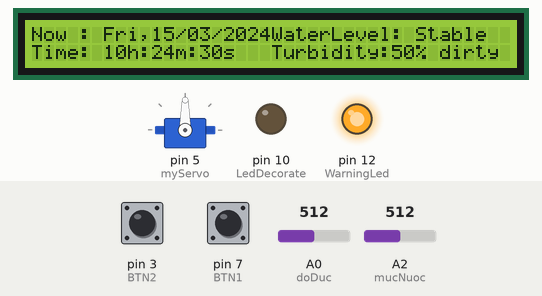
Recording of a sketch running on a simulated Arduino Uno, built with avr-gcc and run on an emulated ATmega328P. Parts: 40×2 character LCD, servo, output pins drawn as LEDs (lit = HIGH). Dashed ring = blinking. The inputs (shaded band) are chosen by the test bench; at power-on: A0 (doDuc) = 512, A2 (mucNuoc) = 512, pin 3 (BTN2) LOW, pin 7 (BTN1) LOW. The local clock reads 2024-03-15 10:24:30 at power-on unless the sketch sets it; what the sketch prints to the serial monitor is not drawn.

Above: at 1.2 s.
1.3 s: A0 (doDuc) set to 109
At 3.0 s:
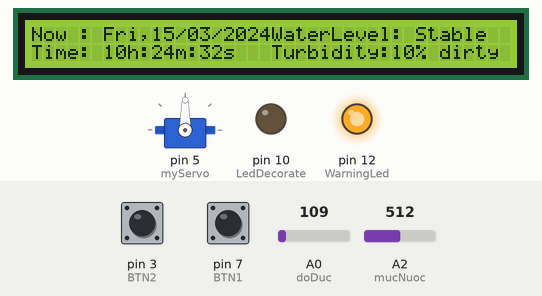
4.0 s: A0 (doDuc) set to 97
At 7.0 s:
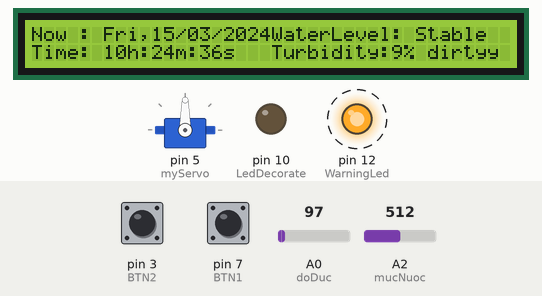
7.2 s: A2 (mucNuoc) set to 108
10.4 s: A2 (mucNuoc) set to 93
At 13.4 s:
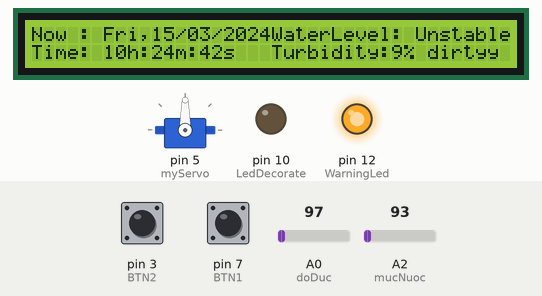
13.6 s: A2 (mucNuoc) set to 110
At 16.7 s:
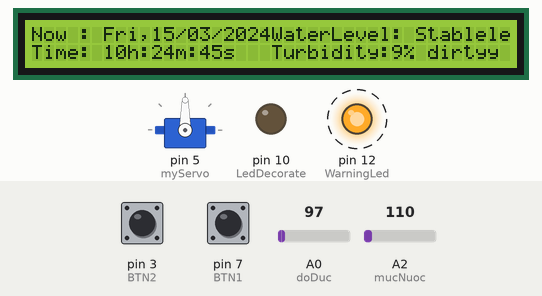
16.8 s: A0 (doDuc) set to 594
At 19.8 s:
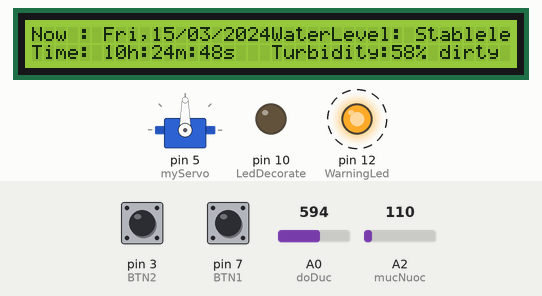
20.0 s: A0 (doDuc) set to 619
At 21.5 s:
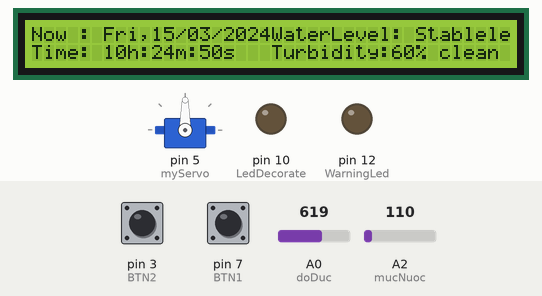
Timing chart, 0 to 23.0 s (numbered marks = the images above; inputs shaded):
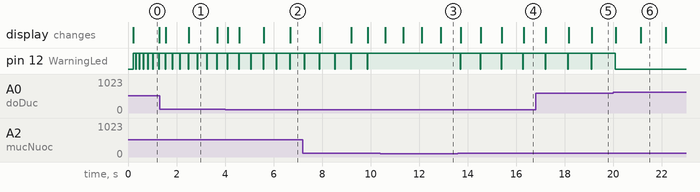

Measured:
- the behaviour switches between 103 and 102 on A0 (doDuc) (found by bisection; images 1 and 2)
- the behaviour switches between 101 and 100 on A2 (mucNuoc) (found by bisection; images 2 and 3)
- the behaviour switches between 603 and 604 on A0 (doDuc) (found by bisection; images 5 and 6)
- after the input at 4.0 s, the display: first changes after 0.12 s (image 2 shows a later state)
- after the input at 10.4 s, pin 12 (WarningLed): stops changing and stays HIGH; the display: first changes after 0.21 s (image 3 shows a later state)
- after the input at 13.6 s, pin 12 (WarningLed): alternates HIGH for 0.84 s and LOW for 0.02 s, starting after 0.09 s; the display: first changes after 0.11 s (image 4 shows a later state)
- after the input at 16.8 s, the display: first changes after 0.42 s (image 5 shows a later state)
- after the input at 20.0 s, pin 12 (WarningLed): goes on until 20.1 s, then stays LOW; the display: first changes after 0.11 s (image 6 shows a later state)

The sketch:

code.ino
```cpp
//khai báo thư viện cho màn hình led LCD I2C và module thời gian thực DS3231
#include "RTClib.h"
#include <LiquidCrystal_I2C.h>
#include <Wire.h>
#include <Servo.h>

RTC_DS3231 rtc; //tạo biến rtc có kiểu dữ liệu là RTC_DS3231

LiquidCrystal_I2C lcd(0x27, 40, 2); //thiết lập biến lcd có kiểu dữ liệu là LiquidCrystal_I2C. thiết lập địa chỉ LCD là 0x27
                                    //thiết lập loại LCD sử dụng là LCD 40x2

Servo myServo; //tạo một biến myServo có kiểu dữ liệu là Servo

bool temp2 = false;

int BTN1 = 7; //tạo nút nhất cho ăn tại chân D7 của Arduino

int mucNuoc = A2; //tạo biến đọc dữ liệu từ cảm biến mực chất lỏng

int doDuc = A0; //tạo biến đọc dữ liệu từ cảm biến độ đục

int WarningLed = 12; //led cảnh báo cho chân D4

//tạo biến btn vào led để trang trí
int BTN2 = 3;
int LedDecorate = 10;

//thiết lập mảng nhằm tạo biến cho các thứ trong tuần
char daysOfTheWeek[7][12] = {"Sun", "Mon", "Tue", "Wed", "Thu", "Fri", "Sat"};

//khai báo các biến chưa ngày giờ
int Days;
int Months;
int Years;
int Seconds;
int Minutes;
int Hours;

String DayOfWeek; //biến chứa chuỗi ngày trong tuần
String NowDate; //biến chứa chuỗi ngày tháng năm
String NowTime; //biên chứa chuỗi giờ phút giây

void SetRTC_Time() //hàm khởi tạo RTC cho DS3231
{
    //khởi động RTC in DS3231
    rtc.begin();
    Serial.println("\n* * * * * * RTC * * * * * *");

    //hàm check xem DS3231 đã kết nối với Arduino chưa
    Serial.print ("Is RTC Operating (Waiting!!!) :  ");
      if(!rtc.begin())
      {
          Serial.println("Could't fine RTC");
          while(1);
      }
      else
      {
          Serial.println("Connected Success :)");
          Serial.println("");
      }

      //check xem pin từ DS3231 có bị mất hay hết pin, nếu bị thì cần cập nhật lại thời gian
      if(rtc.lostPower())
      {
          Serial.print("RTC lost power or pin is out of date, lets set the time!!!");
          rtc.adjust(DateTime(F(__DATE__), F(__TIME__)));
          // for example to set January 27 2017 at 12:56 you would call:
          // rtc.adjust(DateTime(2017, 1, 27, 12, 56, 0));
      }
}

void readTimeRTC_PrintLCD()
{
    DateTime now = rtc.now();
    //lcd.clear();
    Days = now.day();
    Months = now.month();
    Years = now.year();
    Seconds = now.second();
    Hours = now.hour();
    Minutes = now.minute();
    DayOfWeek = daysOfTheWeek[now.dayOfTheWeek()];

    NowDate = NowDate + DayOfWeek + ","+ Days + "/" + Months + "/" + Years ;
    NowTime = NowTime + Hours + "h:" + Minutes + "m:" + Seconds + "s";

    // send to serial monitor
    Serial.print("Today is: ");
    Serial.println(NowDate);
    Serial.print("Time is : ");
    Serial.println(NowTime);
    Serial.println("");

    //Print on lcd
    lcd.setCursor(0,0);
    lcd.print("Now : ");
    lcd.print(daysOfTheWeek[now.dayOfTheWeek()]);
    lcd.print(",");
    if(now.day()<=9)
    {
      lcd.print("0");
      lcd.print(now.day());
    }
    else {
     lcd.print(now.day());
    }
    lcd.print('/');
    if(now.month()<=9)
    {
      lcd.print("0");
      lcd.print(now.month());
    }
    else {
     lcd.print(now.month());
    }
    lcd.print('/');
    if(now.year()<=9)
    {
      lcd.print("0");
      lcd.print(now.year());
    }
    else {
     lcd.print(now.year());
    }
    lcd.setCursor(0,1);
    lcd.print("Time: ");
   if(now.hour()<=9)
    {
      lcd.print("0");
      lcd.print(now.hour());
      lcd.print("h");
    }
    else {
     lcd.print(now.hour());
     lcd.print("h");
    }
    lcd.print(':');
    if(now.minute()<=9)
    {
      lcd.print("0");
      lcd.print(now.minute());
      lcd.print("m");
    }
    else {
     lcd.print(now.minute());
     lcd.print("m");
    }
    lcd.print(':');
    if(now.second()<=9)
    {
      lcd.print("0");
      lcd.print(now.second());
      lcd.print("s");
    }
    else {
     lcd.print(now.second());
     lcd.print("s");
    }
}

void Init_Servo() {
    myServo.attach(5); //cấu hình chân D5 là chân OUT cho Servo
}

//hàm quay Servo cho cá ăn (chưa tối ưu)
void CheckTimes()
{
    /*Cho cá ăn tùy thích*/
    int btnStatus = digitalRead(BTN1); //đọc trạng thái Button cho cá ăn
    if(btnStatus == HIGH)
    {
        myServo.write(0);
        delay(3000);
        myServo.write(150);
        delay(1000);
    }

    /*nên cho cá ăn 1 ngày 2 lần đó là 7h30 sáng và 16h30 chiều*/

    //gọi thời gian
    DateTime now = rtc.now();
    Hours = now.hour();
    Minutes = now.minute();
    Seconds = now.second();

    if( ((Hours == 7) && (Minutes == 30) && (Seconds == 00)) || ((Hours == 16) && (Minutes == 30) && (Seconds == 00)) )
    {
        myServo.write(0);
        delay(3000);
        myServo.write(150);
        delay(1000);
    }
}

//hàm led sáng
void LedWarning_ON()
{
    digitalWrite(WarningLed,HIGH);
}

//hàm led tắt
void LedWarning_OFF()
{
    digitalWrite(WarningLed, LOW);
}

//hàm cảm biến độ mực chất lỏng (chưa tối ưu)
void Read_CamBienMucNuoc()
{
    int WaterLevel = analogRead(mucNuoc);//đọc dữ liệu
    lcd.setCursor(20,0);
    lcd.print("WaterLevel: ");
    // send to monitor serial
    Serial.print("\nWater Level is: ");
    Serial.println(WaterLevel);

    //nếu mức nước dưới 100 thì sẽ hiển thị lên lcd
    if(WaterLevel <= 100)
    {
        lcd.setCursor(32,0);
        lcd.print("Unstable"); //thông báo mực nước không ổn định
        LedWarning_ON();
//        Serial.print("Water Level: Unstable");
    }
    else
    {
        lcd.setCursor(32,0);
        lcd.print("Stable"); //thông báo mực nước ổn định
        LedWarning_OFF();
//        Serial.print("Water Level: Stable");
    }
}

//hàm cảm biến đọ đục (chưa tối ưu)
void Read_CamBienDoDuc()
{
    int Turbidity = analogRead(doDuc); //đọc cảm biến

    float voltages = Turbidity * (5.0/1023.0); //chuyển thành độ đục thành điện áp

    int turbidity = ((voltages * 100) / 5); //tính ra phần trăm độ đục

    lcd.setCursor(20,1);
    lcd.print("Turbidity: ");

    //send to monitor serial
    Serial.print("\nTurbidity: ");
    Serial.println(turbidity);

    //send to lcd
    if(turbidity < 59)
    {
        lcd.setCursor(30,1);
        lcd.print(turbidity);
        lcd.print("% ");
        lcd.print("dirty");
        LedWarning_ON();
    }
    else
    {
        lcd.setCursor(30,1);
        lcd.print(turbidity);
        lcd.print("% ");
        lcd.print("clean");
        LedWarning_OFF();
    }
}

void Decorate()
{
    DateTime now = rtc.now();
    //đọc trạng thái chân button
    int buttonStatus2 = digitalRead(BTN2);
      if((digitalRead(BTN2)==HIGH)){
        temp2 = !temp2;
        delay(200);
      }

      if(temp2) digitalWrite(LedDecorate, HIGH);
      else digitalWrite(LedDecorate, LOW);

    //hiển thị led
    if((now.hour() > 19) && (now.hour() < 21))
    {
        digitalWrite(LedDecorate, HIGH);
    }
    else
    {
        digitalWrite(LedDecorate, LOW);
    }
}

void setup() {

    //khởi tạo màn hình monitor Serial để in kết quả muốn hiển thị
    Serial.begin(9600);

    //cấu hình chân cho BTN1
    pinMode(BTN1,INPUT);

    //cấu hình chân cho mucNuoc
    pinMode(mucNuoc,INPUT);

    //cấu hình chân cho doDuc
    pinMode(doDuc, INPUT);

    //cấu hình chân cho led cảnh báo
    pinMode(WarningLed, OUTPUT);

    //cấu hình cho led và btn trang trí
    pinMode(LedDecorate,OUTPUT);
    pinMode(BTN2,INPUT);

    //hàm khởi tạo hoạt động LCD
    lcd.init();

    //khởi tạo hoạt động I2C
    Wire.begin();

    //cho LCD đèn nền sáng lên
    lcd.backlight();

    //cài đặt thời gian của bạn
    SetRTC_Time();

    //khởi động servo
    Init_Servo();
}

void loop() {
    readTimeRTC_PrintLCD();
    CheckTimes();
    Read_CamBienMucNuoc();
    Read_CamBienDoDuc();
    Decorate();
}
```
